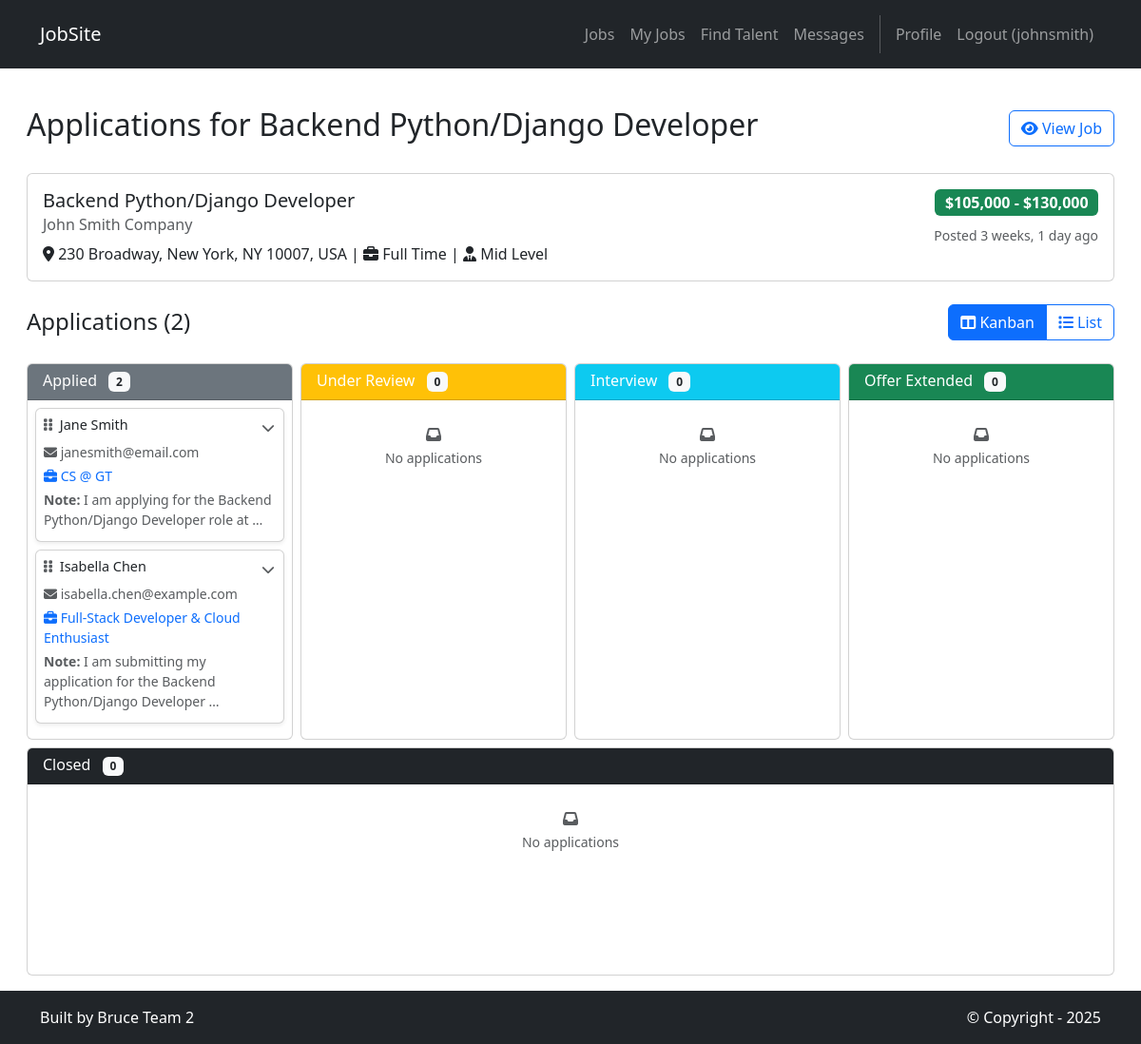
Screenshot of /jobs/11/applications/ (signed in) with the database file from the repository.
### jobs/models.py (models this page shows, shortened)
class Job(models.Model):
    JOB_TYPES = [
        ('full-time', 'Full Time'),
        ('part-time', 'Part Time'),
        ('contract', 'Contract'),
        ('internship', 'Internship'),
        ('freelance', 'Freelance'),
    ]
    EXPERIENCE_LEVELS = [
        ('entry', 'Entry Level'),
        ('mid', 'Mid Level'),
        ('senior', 'Senior Level'),
        ('executive', 'Executive'),
    ]
    WORK_TYPES = [
        ('remote', 'Remote'),
        ('onsite', 'On-site'),
        ('hybrid', 'Hybrid'),
    ]
    title = models.CharField(max_length=200)
    company = models.CharField(max_length=200)
    location = models.CharField(max_length=200)
    job_type = models.CharField(max_length=20, choices=JOB_TYPES, default='full-time')
    experience_level = models.CharField(max_length=20, choices=EXPERIENCE_LEVELS, default='entry')
    work_type = models.CharField(max_length=20, choices=WORK_TYPES, default='onsite')
    skills = models.TextField(blank=True, help_text="Comma-separated list of required skills")
    salary_min = models.DecimalField(max_digits=10, decimal_places=2, null=True, blank=True)
    salary_max = models.DecimalField(max_digits=10, decimal_places=2, null=True, blank=True)
    visa_sponsorship = models.BooleanField(default=False, help_text="Does this position offer visa sponsorship?")
    description = models.TextField()
    requirements = models.TextField()
    benefits = models.TextField(blank=True)
    posted_by = models.ForeignKey(User, on_delete=models.CASCADE, related_name='posted_jobs')
    created_at = models.DateTimeField(default=timezone.now)
    updated_at = models.DateTimeField(auto_now=True)
    is_active = models.BooleanField(default=True)
    application_deadline = models.DateField(null=True, blank=True)
    class Meta:
        ordering = ['-created_at']
    @property
    def salary_range(self):
        if self.salary_min and self.salary_max:
            return f"${self.salary_min:,.0f} - ${self.salary_max:,.0f}"
        elif self.salary_min:
            return f"${self.salary_min:,.0f}+"
        elif self.salary_max:
            return f"Up to ${self.salary_max:,.0f}"
        else:
            return "Salary not specified"

class Application(models.Model):
    APPLICATION_STATUS = [
        ('applied', 'Applied'),
        ('review', 'Under Review'),
        ('interview', 'Interview'),
        ('offer', 'Offer Extended'),
        ('closed', 'Closed'),
    ]
    STATUS_COLORS = {
        'applied': 'secondary',
        'review': 'warning',
        'interview': 'info',
        'offer': 'success',
        'closed': 'dark',
    }
    job = models.ForeignKey(Job, on_delete=models.CASCADE, related_name='applications')
    applicant = models.ForeignKey(User, on_delete=models.CASCADE, related_name='job_applications')
    cover_note = models.TextField(help_text="Personal note to the employer")
    status = models.CharField(max_length=20, choices=APPLICATION_STATUS, default='applied')
    applied_at = models.DateTimeField(default=timezone.now)
    reviewed_at = models.DateTimeField(null=True, blank=True)
    class Meta:
        unique_together = ['job', 'applicant']  # Prevent duplicate applications
        ordering = ['-applied_at']
    def get_status_color(self):
        return self.STATUS_COLORS.get(self.status, 'secondary')

### accounts/models.py (models this page shows, shortened)
class JobSeekerProfile(models.Model):
    user_profile = models.OneToOneField(UserProfile, on_delete=models.CASCADE, related_name='job_seeker_profile')
    headline = models.CharField(max_length=200, blank=True, help_text="Professional headline (e.g., 'Senior Python Developer')")
    summary = models.TextField(blank=True, help_text="Professional summary about yourself")
    skills = models.TextField(blank=True, help_text="List your skills (comma-separated)")
    location = models.CharField(max_length=200, blank=True)
    phone = models.CharField(max_length=20, blank=True)
    linkedin_url = models.URLField(blank=True)
    github_url = models.URLField(blank=True)
    portfolio_url = models.URLField(blank=True)
    resume_file = models.FileField(upload_to='resumes/', blank=True, null=True)
    is_available = models.BooleanField(default=True, help_text="Are you currently looking for opportunities?")
    show_contact_info = models.BooleanField(default=True, help_text="Allow recruiters to see your contact information")
    show_social_links = models.BooleanField(default=True, help_text="Allow recruiters to see your social media links")
    show_education = models.BooleanField(default=True, help_text="Allow recruiters to see your education history")
    show_experience = models.BooleanField(default=True, help_text="Allow recruiters to see your work experience")
    show_resume = models.BooleanField(default=True, help_text="Allow recruiters to download your resume")
    profile_visibility = models.CharField(
        max_length=20,
        choices=[
            ('public', 'Public - Visible to all recruiters'),
            ('private', 'Private - Only visible to you'),
        ],
        default='public',
        help_text="Control who can see your profile"
    )

### jobs/views.py (the view)
# urls.py: path('<int:job_id>/applications/', views.job_applications, name='jobs.applications'),
@login_required
def job_applications(request, job_id):
    try:
        if not request.user.profile.is_recruiter:
            messages.error(request, 'Only recruiters can view job applications.')
            return redirect('jobs.list')
    except:
        messages.error(request, 'Profile not found. Please contact support.')
        return redirect('home.index')
    job = get_object_or_404(Job, id=job_id, posted_by=request.user)
    applications = Application.objects.filter(job=job).select_related('applicant', 'applicant__profile', 'applicant__profile__job_seeker_profile')
    status_groups = []
    for status_code, status_name in Application.APPLICATION_STATUS:
        status_applications = applications.filter(status=status_code)
        status_groups.append({
            'code': status_code,
            'name': status_name,
            'applications': status_applications,
            'color': Application.STATUS_COLORS.get(status_code, 'secondary'),
            'count': status_applications.count()
        })
    template_data = {
        'title': f'Applications for {job.title}',
        'job': job,
        'applications': applications,
        'status_groups': status_groups,
        'total_applications': applications.count(),
    }
    return render(request, 'jobs/job_applications.html', {'template_data': template_data})

### accounts/models.py (called while the page is built)
    @property
    def is_recruiter(self):
        return self.user_type == 'recruiter'

### jobs/templates/jobs/job_applications.html (shortened to what this page needs)
{% extends 'base.html' %}
{% block content %}
<div class="p-3 mt-4">
  <div class="container-fluid">
    <div class="row">
      <div class="col-12">
        <div class="d-flex justify-content-between align-items-center mb-4">
          <h2>{{ template_data.title }}</h2>
          <div>
            <a href="{% url 'jobs.detail' template_data.job.id %}" class="btn btn-outline-primary">
              <i class="fas fa-eye"></i> View Job
            </a>
          </div>
        </div>
        <div class="card mb-4">
          <div class="card-body">
            <div class="row">
              <div class="col-md-8">
                <h5 class="card-title">{{ template_data.job.title }}</h5>
                <h6 class="card-subtitle mb-2 text-muted">{{ template_data.job.company }}</h6>
                <p class="card-text">
                  <i class="fas fa-map-marker-alt"></i> {{ template_data.job.location }} |
                  <i class="fas fa-briefcase"></i> {{ template_data.job.get_job_type_display }} |
                  <i class="fas fa-user-tie"></i> {{ template_data.job.get_experience_level_display }}
                </p>
              </div>
              <div class="col-md-4 text-end">
                <div class="mb-2">
                  <span class="badge bg-success fs-6">{{ template_data.job.salary_range }}</span>
                </div>
                <small class="text-muted">
                  Posted {{ template_data.job.created_at|timesince }} ago
                </small>
              </div>
            </div>
          </div>
        </div>
        {% if template_data.applications %}
          <div class="d-flex justify-content-between align-items-center mb-4">
            <div>
              <h4 class="mb-0">Applications ({{ template_data.total_applications }})</h4>
            </div>
            <div>
              <div class="btn-group" role="group" aria-label="View toggle">
                <button type="button" class="btn btn-primary" id="kanbanViewBtn">
                  <i class="fas fa-columns"></i> Kanban
                </button>
                <button type="button" class="btn btn-outline-primary" id="listViewBtn">
                  <i class="fas fa-list"></i> List
                </button>
              </div>
            </div>
          </div>
          <div id="kanbanView">
            <div class="row g-2">
              {% for group in template_data.status_groups %}
              <div class="col kanban-column" data-status="{{ group.code }}">
                <div class="card h-100">
                  <div class="card-header bg-{{ group.color }} text-white">
                    <h6 class="card-title mb-0">
                      {{ group.name }}
                      <span class="badge bg-light text-dark ms-2 status-count" data-status="{{ group.code }}">{{ group.count }}</span>
                    </h6>
                  </div>
                  <div class="card-body p-2 kanban-drop-zone" data-status="{{ group.code }}" style="min-height: 200px;">
                    {% for application in group.applications %}
                    <div class="card mb-2 shadow-sm applicant-card"
                         draggable="true"
                         data-application-id="{{ application.id }}"
                         data-status="{{ application.status }}">
                      <div class="card-body p-2">
                        <div class="d-flex justify-content-between align-items-start mb-1">
                          <h6 class="card-title mb-1 flex-grow-1" style="font-size: 0.9rem;">
                            <i class="fas fa-grip-vertical text-muted me-1" style="cursor: move;"></i>
                            {{ application.applicant.get_full_name|default:application.applicant.username }}
                          </h6>
                          <button class="btn btn-sm btn-link p-0 text-muted expand-card" data-application-id="{{ application.id }}" title="Expand details">
                            <i class="fas fa-chevron-down"></i>
                          </button>
                        </div>
                        <p class="card-text small text-muted mb-1">
                          <i class="fas fa-envelope"></i> {{ application.applicant.email }}
                        </p>
                        {% if application.applicant.profile.job_seeker_profile.headline %}
                        <p class="card-text small text-primary mb-1">
                          <i class="fas fa-briefcase"></i> {{ application.applicant.profile.job_seeker_profile.headline|truncatewords:8 }}
                        </p>
                        {% endif %}
                        <div class="cover-note-preview">
                          <p class="card-text small text-muted mb-1">
                            <strong>Note:</strong> {{ application.cover_note|truncatewords:10 }}
                          </p>
                        </div>
                      </div>
                    </div>
                    {% empty %}
                    <div class="text-center text-muted py-3 empty-message">
                      <i class="fas fa-inbox"></i>
                      <br>
                      <small>No applications</small>
                    </div>
                    {% endfor %}
                  </div>
                </div>
              </div>
              {% endfor %}
            </div>
          </div>
        {% else %}
        <div class="text-center py-5">
          <i class="fas fa-inbox fa-3x text-muted mb-3"></i>
          <h4>No applications yet</h4>
          <p class="text-muted">When job seekers apply to this position, their applications will appear here.</p>
        </div>
        {% endif %}
      </div>
    </div>
  </div>
</div>
{% endblock content %}

### jobsite/templates/base.html (shortened to what this page needs)
<!DOCTYPE html>
<html>
  {% load static %}
  <head>
    <link href="https://cdn.jsdelivr.net/npm/bootstrap@5.3.3/dist/css/bootstrap.min.css" rel="stylesheet">
    <link rel="stylesheet" href="https://cdnjs.cloudflare.com/ajax/libs/font-awesome/6.1.1/css/all.min.css">
    <link rel="stylesheet" href="https://code.jquery.com/ui/1.14.1/themes/base/jquery-ui.css">
  </head>
  <body class="d-flex flex-column min-vh-100">
    <nav class="p-3 navbar navbar-dark bg-dark navbar-expand-lg">
      <div class="container">
        <a class="navbar-brand" href="{% url 'home.index' %}">
          <p class="mb-0">JobSite</p>
        </a>
        <div class="collapse navbar-collapse" id="navbarNavAltMarkup">
          <div class="navbar-nav ms-auto navbar-ml">
            <a class="nav-link" href="{% url 'jobs.list' %}">Jobs</a>
            {% if user.is_authenticated %}
              {% if user.profile.is_recruiter %}
                <a class="nav-link" href="{% url 'jobs.my_jobs' %}">My Jobs</a>
                <a class="nav-link" href="{% url 'candidates.candidate_search' %}">Find Talent</a>
              {% elif user.profile.is_job_seeker %}
                <a class="nav-link" href="{% url 'jobs.my_applications' %}">My Applications</a>
              {% endif %}
              <a class="nav-link" href="{% url 'messaging:inbox' %}">Messages</a>
              <a class="nav-link" href="{% url 'accounts.profile' user.username %}">Profile</a>
              <a class="nav-link" href="{% url 'accounts.logout' %}">Logout ({{ user.username }})</a>
            {% else %}
              <a class="nav-link" href="{% url 'accounts.login' %}">Login</a>
              <a class="nav-link" href="{% url 'accounts.signup' %}">Sign Up</a>
            {% endif %}
          </div>
        </div>
      </div>
    </nav>
    <div class="flex-grow-1">
      {% block content %}
      {% endblock content %}
    </div>
    <section class="p-3 ms-footer-bottom bg-dark">
      <div class="container d-flex justify-content-between">
        <div class="me-5 text-white">
          <span>Built by Bruce Team 2</span>
        </div>
        <div class="text-white">
          <span>© Copyright - 2025</span>
        </div>
      </div>
    </section>
  </body>
</html>

### jobs/templates/jobs/job_applications.html (style rules this page uses)
.kanban-column { flex: 1; min-width: 250px; }
.kanban-drop-zone { transition: background-color 0.2s; }
.applicant-card { cursor: move; transition: opacity 0.2s, transform 0.2s; touch-action: none; -webkit-user-select: none; user-select: none; }
.expand-card { transition: transform 0.2s; }

### rows the page displays
Job: job "Backend Python/Django Developer", job.company "John Smith Company", job.location "230 Broadway, New York, NY 10007, USA", job.job_type "Full Time", job.experience_level "Mid Level", job.salary_range "$105,000 - $130,000", job.created_at "3 weeks, 1 day"
Application: applicant.get_full_name "Jane Smith", applicant.email "janesmith@email.com", applicant.profile.job_seeker_profile.headline "CS @ GT", cover_note "I am applying for the Backend Python/Django Developer role at …"
Application: applicant.get_full_name "Isabella Chen", applicant.email "isabella.chen@example.com", applicant.profile.job_seeker_profile.headline "Full-Stack Developer & Cloud Enthusiast", cover_note "I am submitting my application for the Backend Python/Django Developer …"

### other values shown
{{ user.username }} "johnsmith"
{{ template_data.title }} "Applications for Backend Python/Django Developer"
{{ template_data.total_applications }} "2"
{{ group.name }} "Applied" "Under Review" "Interview" "Offer Extended" "Closed"
{{ group.count }} "2" "0" "0" "0" "0"
